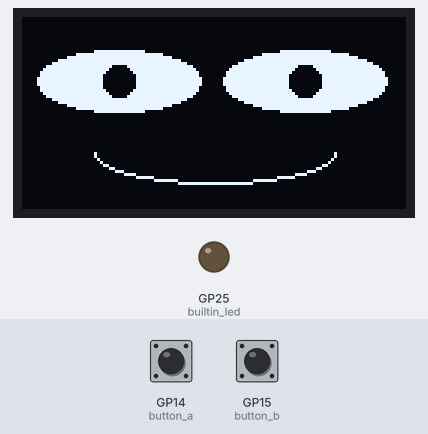
A program run on a simulated Raspberry Pi Pico running MicroPython. Shown: 128×64 one-colour display, output pins drawn as LEDs (lit = HIGH). Inputs (shaded band) come from the test bench; at power-on: GP14 (button_a) LOW, GP15 (button_b) LOW. Pins used as bus, display or sensor lines are not drawn; what the program prints to the serial console is not drawn.

Above: at 1.2 s.
1.3 s: GP14 (button_a) pulled HIGH for 0.15 s
At 2.1 s:
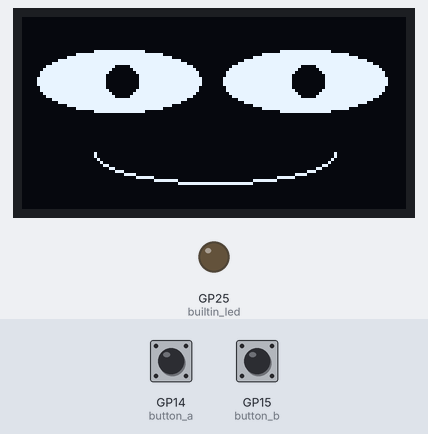
2.9 s: GP14 (button_a) pulled HIGH for 1 s
At 4.2 s:
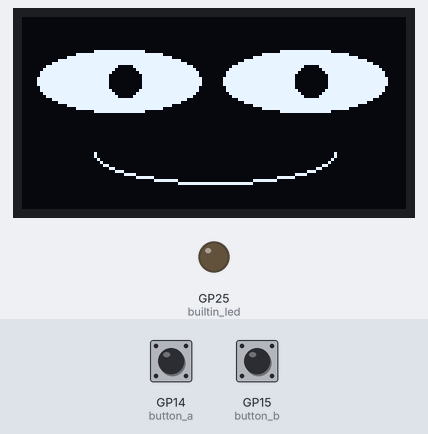
Timing chart, 0 to 5.9 s (numbered marks = the images above; inputs shaded):
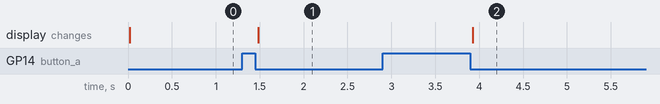

Measured:
- after the input at 1.3 s, the display: changes after 0.18 s (image 1)
- after the input at 2.9 s, the display: changes after 1.0 s (image 2)

The program:

eye-scanner-buttons.py
```python
from machine import Pin
from utime import sleep, ticks_ms, ticks_us
from math import sqrt
import framebuf
import ssd1306

# Buttons A and B on GP14 and GP15 -- the kit standard used by every
# kit in this repo. Each button's other leg goes to GND.
BUTTON_PIN_A = 14
BUTTON_PIN_B = 15
eye_position = 0 # the count of times the button has been pressed.  A is +1, B is -1
last_time = 0 # the last time we pressed the button

# we toggle the builtin LED to get visual feedback
builtin_led = machine.Pin(25, Pin.OUT)

# The lower left corner of the Pico has a wire that goes through the buttons upper left and the lower right goes to the 3.3 rail
button_a = machine.Pin(BUTTON_PIN_A, machine.Pin.IN, machine.Pin.PULL_DOWN)
button_b = machine.Pin(BUTTON_PIN_B, machine.Pin.IN, machine.Pin.PULL_DOWN)

# this is the interrupt callback handler
# get in and out quickly
def button_callback(pin):
    global eye_position, last_time
    new_time = ticks_ms()
    # if it has been more that 1/5 of a second since the last event, we have a new event
    if (new_time - last_time) > 200:
        # print(pin)
        if '14' in str(pin):
            eye_position +=1
        else:
            eye_position -= 1
        last_time = new_time

# now we register the handler functions when either of the buttons is pressed
button_a.irq(trigger=machine.Pin.IRQ_FALLING, handler = button_callback)
button_b.irq(trigger=machine.Pin.IRQ_FALLING, handler = button_callback)

# This is for only printing when a new button press count value happens
old_eye_position = 0

WIDTH = 128
# bit shifting only works when the numbers are a power of 2
HALF_WIDTH = WIDTH >> 1
QUARTER_WIDTH = HALF_WIDTH >> 1

HEIGHT = 64
HALF_HEIGHT = HEIGHT >> 1
QUARTER_HEIGHT = HALF_HEIGHT >> 1
ONE_THIRD_HEIGHT = int(HEIGHT/3)

# draw readability
ON = 1
OFF = 0
NO_FILL = 0
FILL = 1

clock=Pin(2) #SCL
data=Pin(3) #SDA
RES = machine.Pin(4)
DC = machine.Pin(5)
CS = machine.Pin(6)

spi=machine.SPI(0, sck=clock, mosi=data)
oled = ssd1306.SSD1306_SPI(WIDTH, HEIGHT, spi, DC, RES, CS)

phm = 18 # pupal horizontal movement range
eye_dist_from_top = 21
eyeWidth = 27
eyeHeight = 10
mouth_vpos = 45
mouth_width = 40

def draw_face(i):
    oled.fill(0)

    # left eye
    oled.ellipse(32, eye_dist_from_top, eyeWidth, eyeHeight, ON, FILL)
    oled.ellipse(32+i, eye_dist_from_top, 5, 5, OFF, FILL)

    # right eye
    oled.ellipse(94, eye_dist_from_top, eyeWidth, eyeHeight, ON, FILL)
    oled.ellipse(94+i, eye_dist_from_top, 5, 5, OFF, FILL)

    # draw mouth
    # draw bottom half by doing a bitwise and of 8 and 4
    oled.ellipse(HALF_WIDTH, mouth_vpos, mouth_width, 10, ON, NO_FILL, 12)

    oled.show()

delay = .02
old_eye_position = 0
print(eye_position)
while True:
    draw_face(eye_position)
    if eye_position != old_eye_position:
        print(eye_position)
        old_eye_position = eye_position
    print(eye_position)
    sleep(delay)
```
